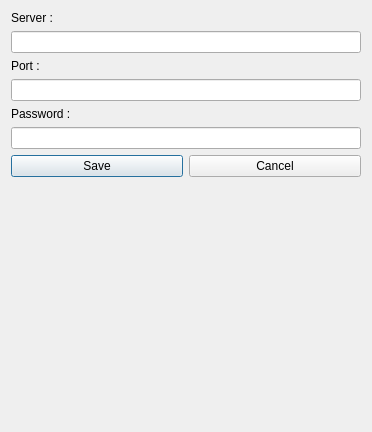
<?xml version="1.0" encoding="UTF-8"?>
<ui version="4.0">
 <class>ConfigDialog</class>
 <widget class="QDialog" name="ConfigDialog">
  <property name="geometry">
   <rect>
    <x>0</x>
    <y>0</y>
    <width>372</width>
    <height>432</height>
   </rect>
  </property>
  <property name="windowTitle">
   <string>Dialog</string>
  </property>
  <layout class="QVBoxLayout" name="verticalLayout">
   <item>
    <widget class="QLabel" name="label">
     <property name="text">
      <string>Server :</string>
     </property>
    </widget>
   </item>
   <item>
    <widget class="QLineEdit" name="serverEdit"/>
   </item>
   <item>
    <widget class="QLabel" name="label_2">
     <property name="text">
      <string>Port :</string>
     </property>
    </widget>
   </item>
   <item>
    <widget class="QLineEdit" name="portEdit"/>
   </item>
   <item>
    <widget class="QLabel" name="label_3">
     <property name="text">
      <string>Password :</string>
     </property>
    </widget>
   </item>
   <item>
    <widget class="QLineEdit" name="passwordEdit"/>
   </item>
   <item>
    <layout class="QHBoxLayout" name="horizontalLayout">
     <item>
      <widget class="QPushButton" name="saveButton">
       <property name="text">
        <string>Save</string>
       </property>
      </widget>
     </item>
     <item>
      <widget class="QPushButton" name="cancelButton">
       <property name="text">
        <string>Cancel</string>
       </property>
      </widget>
     </item>
    </layout>
   </item>
   <item>
    <spacer name="verticalSpacer">
     <property name="orientation">
      <enum>Qt::Vertical</enum>
     </property>
     <property name="sizeHint" stdset="0">
      <size>
       <width>20</width>
       <height>245</height>
      </size>
     </property>
    </spacer>
   </item>
  </layout>
  <zorder>label</zorder>
  <zorder>label_2</zorder>
  <zorder>label_3</zorder>
  <zorder>verticalSpacer</zorder>
  <zorder>serverEdit</zorder>
  <zorder>portEdit</zorder>
  <zorder>passwordEdit</zorder>
  <zorder></zorder>
 </widget>
 <resources/>
 <connections/>
</ui>
